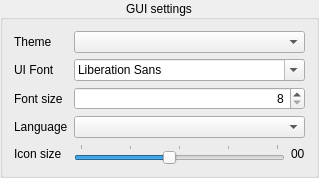
         <widget class="QGroupBox" name="groupBox">
          <property name="title">
           <string>GUI settings</string>
          </property>
          <property name="alignment">
           <set>Qt::AlignCenter</set>
          </property>
          <layout class="QGridLayout" name="gridLayout_6">
           <item row="0" column="0">
            <layout class="QGridLayout" name="gridLayout_5">
             <item row="2" column="0">
              <widget class="QLabel" name="label_12">
               <property name="text">
                <string>Font size</string>
               </property>
              </widget>
             </item>
             <item row="0" column="0">
              <widget class="QLabel" name="label_31">
               <property name="text">
                <string>Theme</string>
               </property>
              </widget>
             </item>
             <item row="2" column="1">
              <widget class="QSpinBox" name="FontSize">
               <property name="alignment">
                <set>Qt::AlignRight|Qt::AlignTrailing|Qt::AlignVCenter</set>
               </property>
               <property name="minimum">
                <number>8</number>
               </property>
               <property name="maximum">
                <number>24</number>
               </property>
              </widget>
             </item>
             <item row="4" column="1">
              <layout class="QHBoxLayout" name="horizontalLayout_4">
               <item>
                <widget class="QSlider" name="IconSize">
                 <property name="minimum">
                  <number>15</number>
                 </property>
                 <property name="maximum">
                  <number>35</number>
                 </property>
                 <property name="sliderPosition">
                  <number>24</number>
                 </property>
                 <property name="orientation">
                  <enum>Qt::Horizontal</enum>
                 </property>
                 <property name="tickPosition">
                  <enum>QSlider::TicksAbove</enum>
                 </property>
                 <property name="tickInterval">
                  <number>5</number>
                 </property>
                </widget>
               </item>
               <item>
                <widget class="QLabel" name="SliderValue">
                 <property name="sizePolicy">
                  <sizepolicy hsizetype="Fixed" vsizetype="Preferred">
                   <horstretch>0</horstretch>
                   <verstretch>0</verstretch>
                  </sizepolicy>
                 </property>
                 <property name="text">
                  <string>00</string>
                 </property>
                </widget>
               </item>
              </layout>
             </item>
             <item row="1" column="0">
              <widget class="QLabel" name="label_10">
               <property name="text">
                <string>UI Font</string>
               </property>
              </widget>
             </item>
             <item row="3" column="1">
              <widget class="QComboBox" name="LanguageSelect"/>
             </item>
             <item row="4" column="0">
              <widget class="QLabel" name="label_14">
               <property name="text">
                <string>Icon size</string>
               </property>
              </widget>
             </item>
             <item row="3" column="0">
              <widget class="QLabel" name="label_11">
               <property name="text">
                <string>Language</string>
               </property>
              </widget>
             </item>
             <item row="1" column="1">
              <widget class="QFontComboBox" name="FontSelect"/>
             </item>
             <item row="0" column="1">
              <widget class="QComboBox" name="ThemeSelect"/>
             </item>
            </layout>
           </item>
          </layout>
         </widget>
